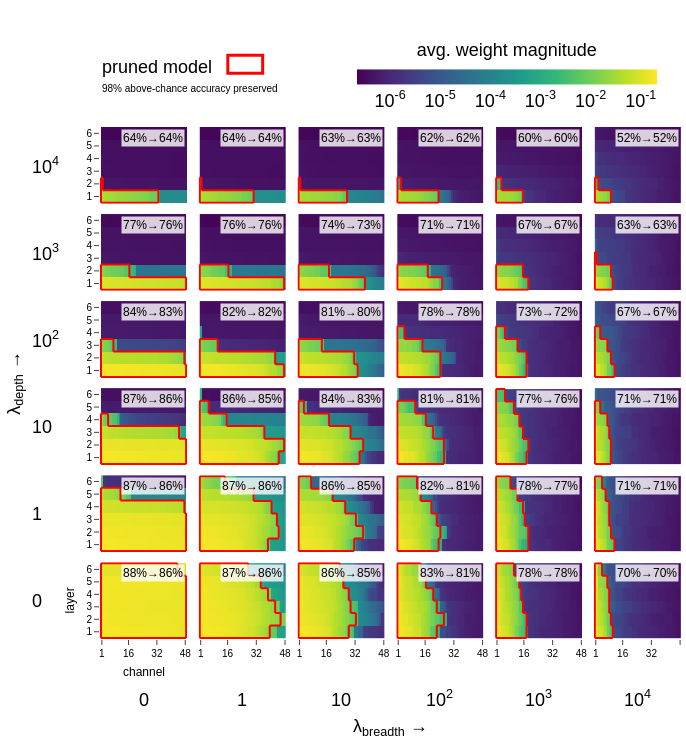

Source (notebook cell):
### Code cell
CELL_SIZE = (150, 150)
EPS = 1e-12
CMAP = "Viridis"

lam_time = 0.0
instance = 0

tick_text_dict = {0.0: "0", 1.0: "1", 10.0: "10", 100.0: "10<sup>2</sup>", 1000.0: "10<sup>3</sup>", 10000.0: "10<sup>4</sup>"}

lam_depths = np.unique(model_df["costs.space.lam_depth"].values)
lam_breadths = np.unique(model_df["costs.space.lam_breadth"].values)
lam_times = np.unique(model_df["costs.time.lam"].values)

# --- Compute global log-space min/max across all arrays ---
all_values = []
for lam_depth in lam_depths:
    for lam_breadth in lam_breadths:
        combo = {
            "costs.space.lam_breadth": lam_breadth,
            "costs.space.lam_depth": lam_depth,
            "costs.time.lam": lam_time,
            "instance": instance,
        }
        key = nn_bowl.utils.get_combo_key(combo)
        arr = all_layer_channel_norms.get(key, None)
        if arr is not None:
            all_values.append(np.asarray(arr).ravel())

all_values = np.concatenate(all_values)
all_log = np.log10(all_values + EPS)
ZMIN = float(np.nanmin(all_log))
ZMAX = float(np.nanmax(all_log))

# --- Build colorbar ticks in original (linear) units ---
candidate_ticks = np.array([1e-8, 1e-7, 1e-6, 1e-5, 1e-4, 1e-3, 1e-2, 1e-1, 1.0, 10.0, 100.0, 1000.0, 10000.0])
tick_vals_orig = candidate_ticks[(candidate_ticks >= 10**ZMIN) & (candidate_ticks <= 10**ZMAX)]
tick_vals_log = np.log10(tick_vals_orig)
colorbar_tick_text = [f"10<sup>{int(np.log10(v))}</sup>" for v in tick_vals_orig]

# --- Build figure (no x_title/y_title — we'll use annotations) ---
fig = make_subplots(
    rows=len(lam_depths), cols=len(lam_breadths),
    horizontal_spacing=0.02, vertical_spacing=0.02,
)

colorbar_added = False
all_shapes = []

for i, lam_depth in enumerate(reversed(lam_depths), start=1):
    for j, lam_breadth in enumerate(lam_breadths, start=1):

        combo = {
            "costs.space.lam_breadth": lam_breadth,
            "costs.space.lam_depth": lam_depth,
            "costs.time.lam": lam_time,
            "instance": instance,
        }
        key = nn_bowl.utils.get_combo_key(combo)
        arr = all_layer_channel_norms.get(key, None)

        if arr is None:
            fig.add_trace(go.Heatmap(
                z=[[np.nan]], colorscale='viridis',
                zmin=ZMIN, zmax=ZMAX, showscale=False
            ), row=i, col=j)
            continue

        arr_log = np.log10(np.asarray(arr) + EPS)

        # Determine text color based on average brightness of top region
        top_row_mean = arr_log[-1, :].mean()
        mid_val = (ZMIN + ZMAX) / 4
        text_color = "black"  # always dark; the white box below keeps it readable on any background

        show_colorbar = not colorbar_added
        fig.add_trace(go.Heatmap(
            z=arr_log,
            colorscale=CMAP,
            zmin=ZMIN,
            zmax=ZMAX,
            showscale=show_colorbar,
            colorbar=dict(
                title=dict(text="avg. weight magnitude",
                           font=dict(size=cfg_base.plotting.font.size),
                           side="top"),
                len=0.55,
                thickness=15,
                y=1.02,
                x=0.7,
                outlinewidth=0,
                tickvals=tick_vals_log,
                ticktext=colorbar_tick_text,
                orientation="h",
            ) if show_colorbar else None,
            hovertemplate=(
                "layer=%{y}<br>"
                "channel=%{x}<br>"
                "log10(norm)=%{z:.3f}"
                "<extra></extra>"
            )
        ), row=i, col=j)
        if show_colorbar:
            colorbar_added = True

        fig.update_xaxes(showticklabels=True, title_text="",
                         row=i, col=j, autorange=True)
        fig.update_yaxes(showticklabels=True, title_text="",
                         row=i, col=j, autorange=True)

        subplot_idx = (i - 1) * len(lam_breadths) + j
        xref_domain = "x domain" if subplot_idx == 1 else f"x{subplot_idx} domain"
        yref_domain = "y domain" if subplot_idx == 1 else f"y{subplot_idx} domain"
        xref_data = "x" if subplot_idx == 1 else f"x{subplot_idx}"
        yref_data = "y" if subplot_idx == 1 else f"y{subplot_idx}"

        # Y-axis lambda labels (left side)
        if j == 1:
            fig.add_annotation(
                x=-0.8, y=0.5,
                xref=xref_domain, yref=yref_domain,
                text=tick_text_dict[lam_depth],
                showarrow=False,
                font=dict(size=cfg_base.plotting.font.size),
            )

        # X-axis lambda labels (bottom)
        if i == len(lam_depths):
            fig.add_annotation(
                x=0.5, y=-0.95,
                xref=xref_domain, yref=yref_domain,
                text=tick_text_dict[lam_breadth],
                showarrow=False,
                font=dict(size=cfg_base.plotting.font.size),
            )

        pruning_df = pruning_results_dfs.get(key)
        baseline_accuracy = pruning_df[pruning_df["phase"] == "baseline"]["accuracy"].values[0]
        final_accuracy = pruning_df[pruning_df["threshold_hit"] == False]["accuracy"].values[-1]

        # Accuracy annotation inside each subplot
        fig.add_annotation(
            x=0.98, y=0.98,
            xref=xref_domain, yref=yref_domain,
            text=f"{baseline_accuracy:.0%}→{final_accuracy:.0%}",
            showarrow=False,
            font=dict(size=12, color=text_color),
            bgcolor="rgba(255,255,255,0.8)", borderpad=1,
            xanchor="right", yanchor="top",
        )

        mask_arr = pruning_masks.get(key)
        if mask_arr is not None:
            boundary_shapes = nn_bowl.utils.mask_boundary_shapes(mask_arr, color="red", width=2)
            for s in boundary_shapes:
                s["xref"] = xref_data
                s["yref"] = yref_data
                all_shapes.append(s)

fig.update_layout(shapes=all_shapes)

for i, lam_depth in enumerate(reversed(lam_depths), start=1):
    for j, lam_breadth in enumerate(lam_breadths, start=1):
        is_bottom_row = (i == len(lam_depths))
        is_left_col = (j == 1)

        fig.update_xaxes(
            showticklabels=is_bottom_row,
            ticks="outside" if is_bottom_row else "",
            tickvals=[0, 15, 31, 47],
            ticktext=["1", "16", "32", "48"],
            tickfont_size=10,
            row=i, col=j,
        )
        fig.update_yaxes(
            showticklabels=is_left_col,
            ticks="outside" if is_left_col else "",
            tickvals=[0, 1, 2, 3, 4, 5],
            ticktext=["1", "2", "3", "4", "5", "6"],
            tickfont_size=10,
            row=i, col=j,
        )

        if is_bottom_row and is_left_col:
            subplot_idx = (i - 1) * len(lam_breadths) + j
            xref_domain = "x domain" if subplot_idx == 1 else f"x{subplot_idx} domain"
            yref_domain = "y domain" if subplot_idx == 1 else f"y{subplot_idx} domain"

            fig.add_annotation(
                x=0.5, y=-0.55, xref=xref_domain, yref=yref_domain,
                text="channel", showarrow=False, font=dict(size=12),
            )
            fig.add_annotation(
                x=-0.45, y=0.5, xref=xref_domain, yref=yref_domain,
                text="layer", showarrow=False, font=dict(size=12), textangle=-90,
            )

XLAB_Y = -0.2
YLAB_X = -0.17

fig.add_annotation(
    x=0.5, y=XLAB_Y,
    xref="paper", yref="paper",
    text="λ<sub>breadth</sub> →",
    showarrow=False,
    font=dict(size=cfg_base.plotting.font.size),
)
fig.add_annotation(
    x=YLAB_X, y=0.5,
    xref="paper", yref="paper",
    text="λ<sub>depth</sub> →",
    showarrow=False,
    font=dict(size=cfg_base.plotting.font.size),
    textangle=-90,
)

pruned_model_y = 1.14
fig.add_annotation(
    x=0.0, y=pruned_model_y,
    xref="paper", yref="paper",
    text="pruned model",
    showarrow=False,
    font=dict(size=cfg_base.plotting.font.size),
    align="left",
    xanchor="left",
)
fig.add_annotation(
    x=0.0, y=pruned_model_y - 0.05,
    xref="paper", yref="paper",
    text="98% above-chance accuracy preserved",
    showarrow=False,
    font=dict(size=10),
    align="left",
    xanchor="left",
)
fig.add_shape(
    type="rect",
    x0=0.22, x1=0.28, y0=pruned_model_y-0.0, y1=pruned_model_y-0.035,
    xref="paper", yref="paper",
    line=dict(color="red", width=3),
    fillcolor="rgba(0,0,0,0)",
)

fig.update_layout(margin=dict(l=100, r=5, t=0, b=100))
fig.update_layout(height=WIDTH * 0.7, width=WIDTH * 0.65)
fig.show()

nn_bowl.utils.save_figure(fig, figures_dir, "breadth_depth_layer_channel_norms_grid", scale=4)
